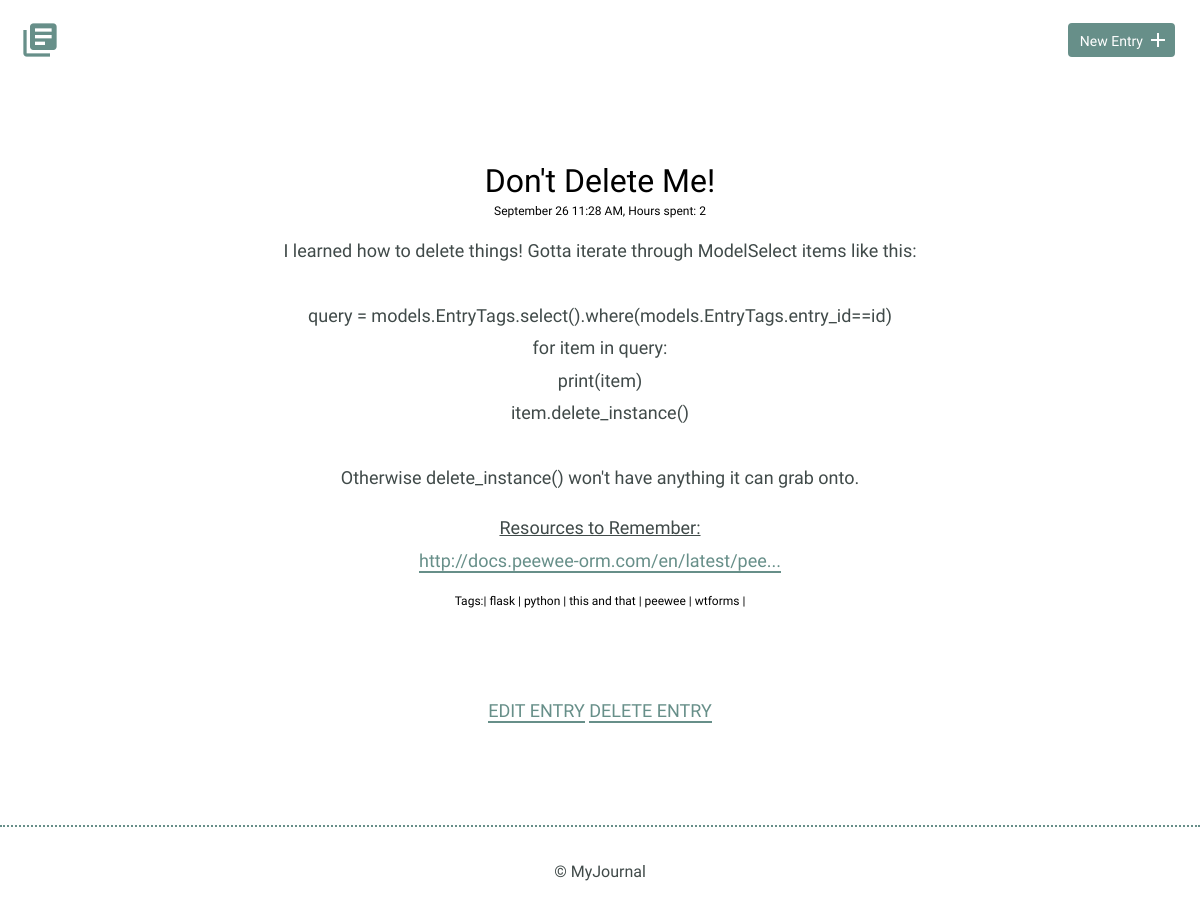
Page /entries/2 on the committed database.
### models.py (models this page shows)
class BaseModel(Model):
    class Meta:
        database = DATABASE

class Entry(BaseModel):
    title = CharField(max_length=100)
    date = DateTimeField(default=datetime.datetime.now)
    time_spent = IntegerField(default=0)
    learned = TextField(null=False)
    remember = TextField(default=" ")

class Tags(BaseModel):
    tag = CharField(unique=True)

### app.py (the view)
@app.route("/entries/<id>")
def detail(id):
    info = models.Entry.get(models.Entry.id==id)
    return render_template("detail.html", id=info, tags=get_tags(id))

### app.py (called while the page is built)
def get_tags(id):
    tags = (models.Tags
        .select()
        .join(models.EntryTags)
        .join(models.Entry)
        .where(models.Entry.id == id)
        .order_by(models.Tags.id)
        )
    return tags

### templates/detail.html
{% extends "layout.html" %}
{% block content %}
<section>
    <div class="container">
        <div class="entry-list single">
            <article>
                    <h2>{{ id.title}}</h2>
                    <div class="small">{{ id.date.strftime('%B %d %I:%M %p') }},
                        Hours spent: {{ id.time_spent }}</div>
                        <p>
                        {% for item in id.learned.split('\n') %}
                            {{ item }}<br>
                        {% endfor %}
                        </p>
                    {% if id.remember != " " and id.remember != "": %}
                        <p><u>Resources to Remember:</u><br>
                            {% for item in id.remember.split('\n') %}
                                {% if "http" in item: %}
                                    {{ item|urlize(40, True, target="_blank") }}<br>
                                {% else: %}
                                    {{ item }} <br>
                                {% endif %}
                            {% endfor %}
                        </p>
                        <div class="small">Tags:|
                            {% for tag in tags: %}
                            <a class="small" style="text-decoration:none;" href="{{ url_for('tag', tag=tag.tag) }}">{{ tag.tag }} |</a>
                            {% endfor %}
                        </div>
                    {% endif %}
            </article>
        </div>
    </div>
    <div class="edit">
        <p>
            <a href="{{ url_for('edit', id=id.id) }}">Edit Entry</a>
            <a href="{{ url_for('delete', id=id.id) }}">Delete Entry</a>
        </p>
    </div>
</section>
{% endblock %}

### static/css/site.css (style rules this page uses)
body { font-size: 16px; color: #404a49; font-family: 'Cousine', serif; font-weight: 400; }
.container { margin: 0 auto; padding: 0 25px; }
h1, h2, h3 { margin: 0; font-weight: 400; line-height: 1em; color: #000; }
h2 { font-size: 32px; }
.small { margin: 0; font-weight: 200; line-height: 1em; font-size: 12px; color: #000; }
p { line-height: 1.8em; font-size: 18px; }
p a { border-bottom: 2px solid #678f89; padding: 0; color: #678f89; text-decoration: none; }
.entry-list, .edit-entry, .new-entry { max-width: 800px; margin: 0 auto; padding: 70px 0 150px 0; }
.entry-list article { margin-bottom: 70px; text-align: center; }
.entry-list article:last-child { margin-bottom: 0; }
.entry-list article h2 { margin-bottom: 8px; }
.entry-list.single { padding-bottom: 70px; }
.edit { padding-bottom: 80px; text-align: center; margin: 0 auto; }
.edit a { font-weight: 400; text-transform: uppercase; font-size: 18px; }

### rows in the picture
Entry: title "Don't Delete Me!", date "September 26 11:28 AM", time_spent "2", remember "http://docs.peewee-orm.com/en/latest/pee..."
Tags: tag "flask"
Tags: tag "python"
Tags: tag "this and that"
Tags: tag "peewee"
Tags: tag "wtforms"

### other values in the picture
{{ item }} "I learned how to delete things! Gotta iterate through ModelSelect items like this:" "query = models.EntryTags.select().where(models.EntryTags.entry_id==id)" "for item in query:" "print(item)" "item.delete_instance()" "Otherwise delete_instance() won't have anything it can grab onto."
